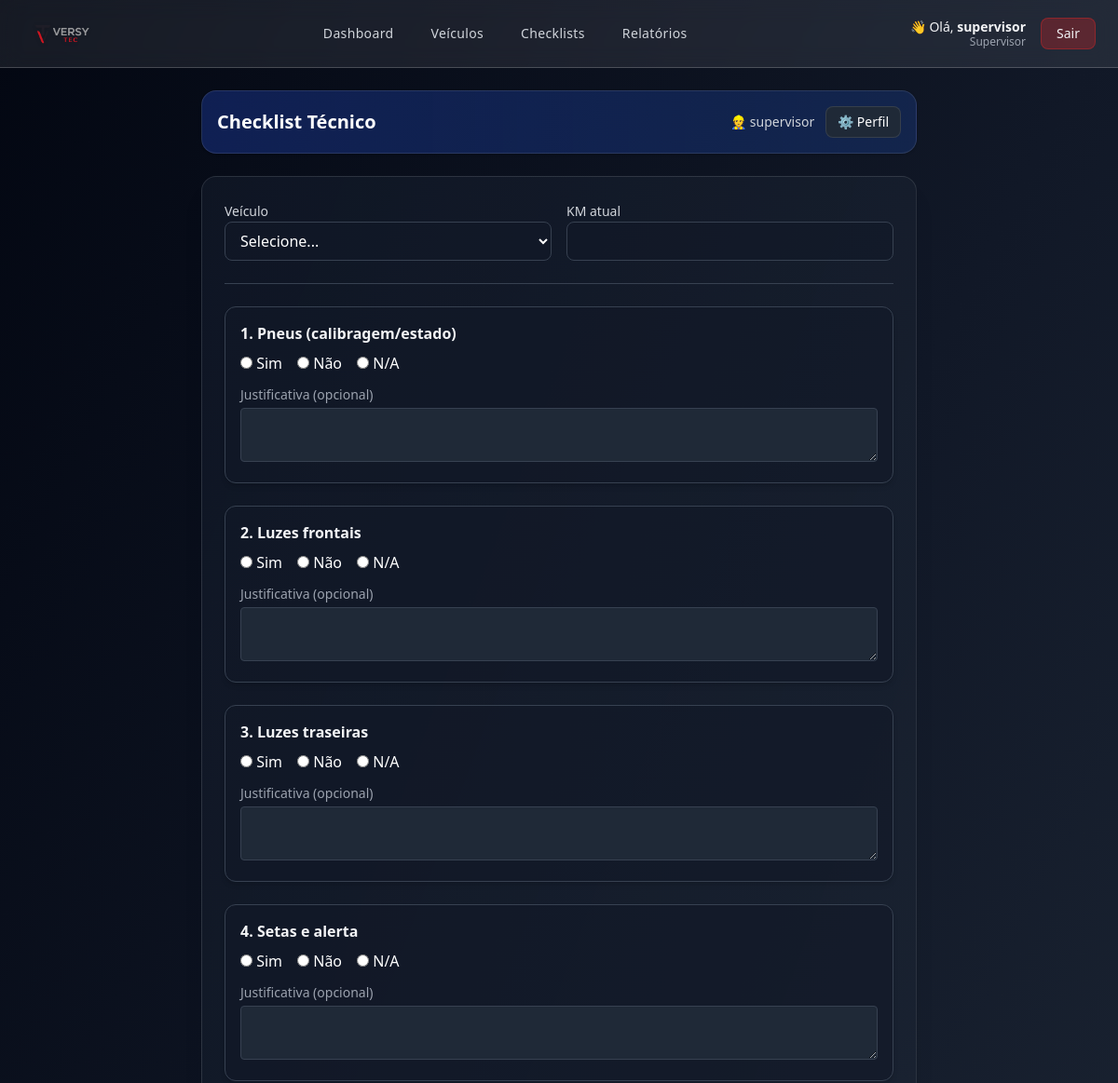
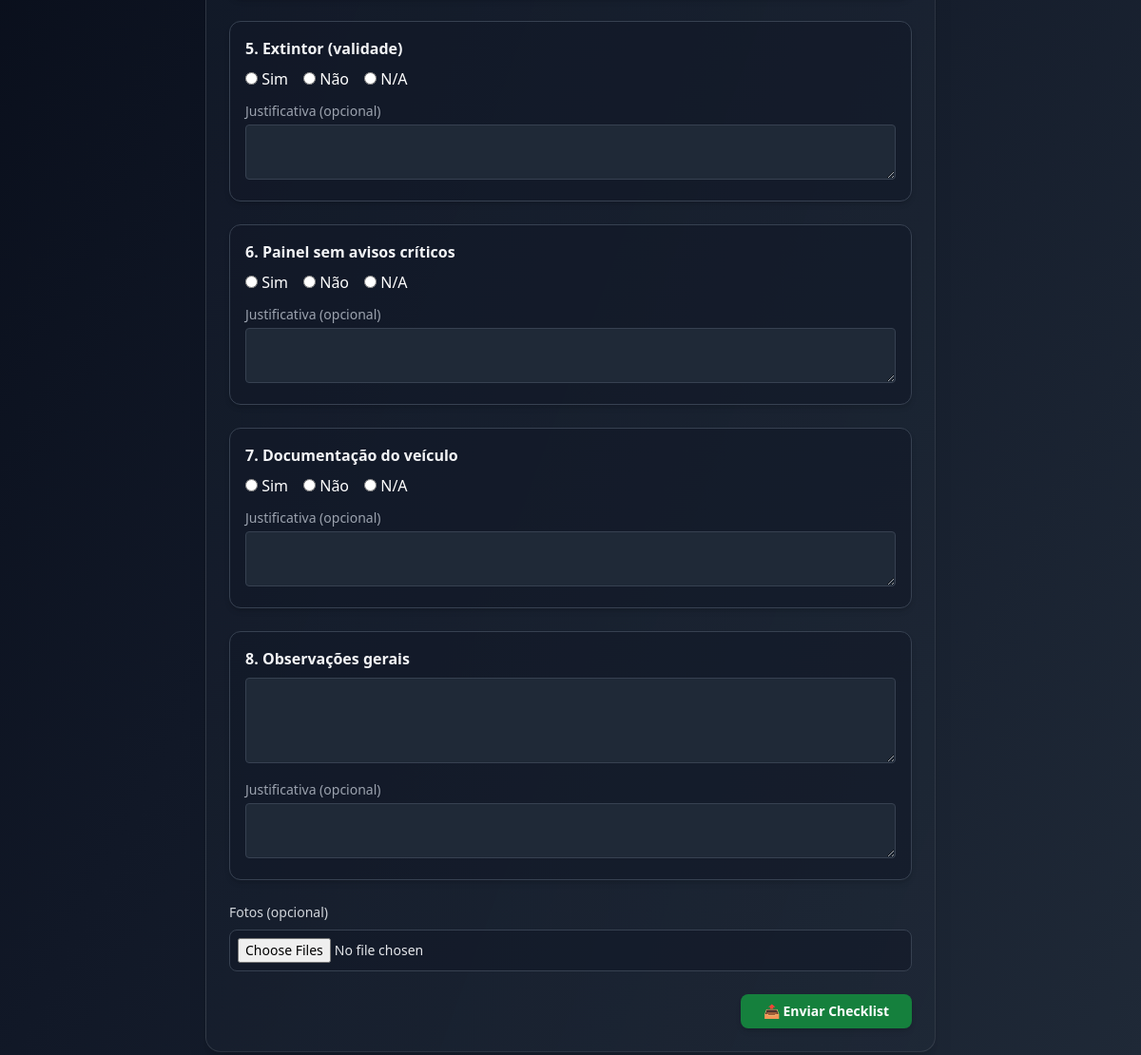
The app's page /checklist (signed in) with its own data (2 pictures, top to bottom).
### app.py (models this page shows, shortened)
class User(UserMixin, db.Model):
    __tablename__ = "user"
    id = db.Column(db.Integer, primary_key=True)
    username = db.Column(db.String(80), unique=True, nullable=False)
    password_hash = db.Column(db.String(255), nullable=False)
    is_admin_legacy = db.Column("is_admin", db.Boolean, default=False)
    role = db.Column(db.String(20), default=None)
    @property
    def is_admin(self):
        if self.role is None:
            return bool(self.is_admin_legacy)
        return self.role == "admin"
    @property
    def is_supervisor(self):
        return self.role == "supervisor"
    @property
    def is_tech(self):
        if self.role is None and not self.is_admin_legacy:
            return True
        return self.role == "tech"

class ChecklistItem(db.Model):
    __tablename__ = "checklist_item"
    id = db.Column(db.Integer, primary_key=True)
    order = db.Column(db.Integer, default=0)
    text = db.Column(db.String(255), nullable=False)
    required = db.Column(db.Boolean, default=True)
    require_justif_no = db.Column(db.Boolean, default=False)
    type = db.Column(db.String(50), default="texto_curto")
    options = db.Column(db.Text)

### app.py (the view, shortened to what this page needs)
@app.route("/checklist", methods=["GET", "POST"])
@login_required
def checklist_mobile():
    vehicles = Vehicle.query.order_by(Vehicle.plate.asc()).all()
    items_qs = ChecklistItem.query.order_by(ChecklistItem.order.asc()).all()
    success = False
    config = SystemConfig.query.first()
    mode = config.mode if config else "start_only"
    return render_template("checklist_mobile.html", vehicles=vehicles, items=items_qs, success=success)

### app.py (called while the page is built)
@login_manager.user_loader
def load_user(uid):
    return User.query.get(int(uid))

@app.context_processor
def inject_role_flags():
    return dict(
        ROLE_ADMIN=(current_user.is_authenticated and current_user.is_admin),
        ROLE_SUPERVISOR=(current_user.is_authenticated and current_user.is_supervisor),
        ROLE_TECH=(current_user.is_authenticated and current_user.is_tech)
    )

### templates/checklist_mobile.html (shortened to what this page needs)
{% extends 'layout.html' %}
{% set page_title = "Checklist Técnico" %}
{% block content %}
<div class="max-w-3xl mx-auto space-y-6">
  <div class="flex items-center justify-between bg-gradient-to-r from-blue-800/40 to-blue-600/20 p-4 rounded-2xl border border-white/10 shadow">
    <h2 class="text-xl font-semibold text-white flex items-center gap-2">
      Checklist Técnico
    </h2>
    <div class="flex items-center gap-3">
      <span class="text-gray-300 text-sm">👷 {{ current_user.username }}</span>
      <a href="{{ url_for('perfil') }}"
         class="bg-gray-800 hover:bg-gray-700 text-white text-sm px-3 py-1.5 rounded-lg border border-white/10 transition">
        ⚙️ Perfil
      </a>
    </div>
  </div>
  <div class="bg-gradient-to-br from-gray-900/80 to-gray-800/70 border border-white/10 rounded-2xl shadow-xl p-6">
    {% if disabled %}
      <div class="text-center text-gray-400 py-10">
        🚫 O checklist está indisponível no momento.
      </div>
    {% else %}
    <form method="post" enctype="multipart/form-data" class="space-y-6">
      <div class="grid md:grid-cols-2 gap-4">
        <div>
          <label class="text-sm text-gray-300">Veículo</label>
          <select name="vehicle_id" required
            class="w-full bg-gray-900/60 border border-gray-700 text-white rounded-lg px-3 py-2">
            <option value="">Selecione...</option>
          </select>
        </div>
        <div>
          <label class="text-sm text-gray-300">KM atual</label>
          <input type="number" name="km" min="0" required
            class="w-full bg-gray-900/60 border border-gray-700 text-white rounded-lg px-3 py-2">
        </div>
      </div>
      <hr class="border-gray-700 my-4">
      {% for q in items %}
      {% set q_index = loop.index %}
      <div class="bg-gray-900/60 border border-gray-700 rounded-xl p-4 shadow-md">
        <label class="block text-gray-100 font-semibold mb-2">{{ q_index }}. {{ q.text }}</label>
        {% if q.type == 'texto_curto' %}
          <input type="text" name="item{{ q_index }}"
            class="w-full bg-gray-800 border border-gray-700 text-white rounded px-3 py-2">
        {% elif q.type == 'paragrafo' %}
          <textarea name="item{{ q_index }}" rows="3"
            class="w-full bg-gray-800 border border-gray-700 text-white rounded px-3 py-2"></textarea>
        {% elif q.type == 'numero' %}
          <input type="number" name="item{{ q_index }}"
            class="w-full bg-gray-800 border border-gray-700 text-white rounded px-3 py-2">
        {% elif q.type == 'data' %}
          <input type="date" name="item{{ q_index }}"
            class="w-full bg-gray-800 border border-gray-700 text-white rounded px-3 py-2">
        {% elif q.type == 'sim_nao_na' %}
          <div class="flex gap-4 text-white">
            <label><input type="radio" name="item{{ q_index }}" value="Sim"> Sim</label>
            <label><input type="radio" name="item{{ q_index }}" value="Não"> Não</label>
            <label><input type="radio" name="item{{ q_index }}" value="N/A"> N/A</label>
          </div>
        {% endif %}
        {% if q.type != 'data' %}
        <div class="mt-3">
          <label class="block text-gray-400 text-sm mb-1">Justificativa (opcional)</label>
          <textarea name="item{{ q_index }}_just"
            class="w-full bg-gray-800 border border-gray-700 text-gray-200 rounded px-3 py-2 text-sm"
            rows="2"></textarea>
        </div>
        {% endif %}
      </div>
      {% endfor %}
      <div>
        <label class="text-gray-300 text-sm mb-2 block">Fotos (opcional)</label>
        <input type="file" name="fotos" multiple accept="image/*"
          class="block w-full text-gray-200 text-sm bg-gray-900/60 border border-gray-700 rounded-lg p-2">
      </div>
      <div class="mt-8 text-right">
        <button class="bg-green-700 hover:bg-green-600 text-white rounded-lg px-6 py-2 text-sm font-semibold shadow-md hover:shadow-green-700/40 transition">
          📤 Enviar Checklist
        </button>
      </div>
    </form>
    {% endif %}
  </div>
</div>
{% endblock %}

### templates/layout.html (shortened to what this page needs)
<!doctype html>
<html lang="pt-BR" class="h-full">
  <head>
    <script src="https://cdn.tailwindcss.com"></script>
  </head>
  <body class="min-h-screen bg-gradient-to-br from-gray-950 via-gray-900 to-gray-800 text-gray-100">
    <header class="glass border-b border-white/20 sticky top-0 z-50">
      <div class="max-w-7xl mx-auto px-6 py-2 flex items-center justify-between">
        <div class="flex items-center gap-3">
          <img src="{{ url_for('static', filename='logo.png') }}"
               class="h-14 w-auto object-contain drop-shadow"
               alt="Logo">
        </div>
        {% if current_user.is_authenticated and (ROLE_ADMIN or ROLE_SUPERVISOR) %}
        <nav class="hidden md:flex items-center gap-2 text-sm font-medium mx-auto">
          {% set menu_items = [
            ('Dashboard', 'dashboard'),
            ('Veículos', 'vehicles'),
            ('Checklists', 'checklists'),
            ('Relatórios', 'reports')
          ] %}
          {% for label, route in menu_items %}
            <a href="{{ url_for(route) }}"
               class="px-4 py-2 rounded-lg text-gray-300 hover:text-white
                      hover:bg-blue-600/20 font-medium tracking-wide">
              {{ label }}
            </a>
          {% endfor %}
        </nav>
        {% endif %}
        <div class="flex items-center gap-4">
          {% if current_user.is_authenticated %}
            <div class="text-right leading-tight">
              <p class="text-sm text-gray-100">
                👋 Olá, <span class="font-semibold">{{ current_user.username }}</span>
              </p>
              <p class="text-xs text-gray-400 -mt-0.5">
                {% if ROLE_ADMIN %}Administrador{% elif ROLE_SUPERVISOR %}Supervisor{% else %}Técnico{% endif %}
              </p>
            </div>
            <a href="{{ url_for('logout') }}"
               class="px-4 py-1.5 rounded-lg text-sm bg-red-600/30 border border-red-600/40
                      hover:bg-red-600/40 hover:text-red-100">
              Sair
            </a>
          {% else %}
            <a href="{{ url_for('login') }}" class="text-sm hover:text-blue-400">
              Login
            </a>
          {% endif %}
        </div>
      </div>
    </header>
    <main class="max-w-7xl mx-auto px-6 py-6">
      {% block content %}{% endblock %}
    </main>
  </body>
</html>

### templates/layout.html (style rules this page uses)
* { transition: 0.15s ease-in-out; }
.glass { background: rgba(255, 255, 255, 0.08); backdrop-filter: blur(12px); }

### records on screen
User: username "supervisor"
ChecklistItem: q_index "1", text "Pneus (calibragem/estado)"
ChecklistItem: q_index "2", text "Luzes frontais"
ChecklistItem: q_index "3", text "Luzes traseiras"
ChecklistItem: q_index "4", text "Setas e alerta"
ChecklistItem: q_index "5", text "Extintor (validade)"
ChecklistItem: q_index "6", text "Painel sem avisos críticos"
ChecklistItem: q_index "7", text "Documentação do veículo"
ChecklistItem: q_index "8", text "Observações gerais"

### other values on screen
{{ label }} "Dashboard" "Veículos" "Checklists" "Relatórios"
